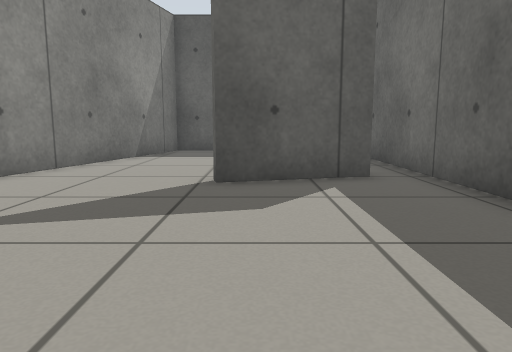
[1] (above)

16 first-person views from a walk through a world built for the Gazebo simulator. The camera is 0.5 m above the floor, tilts 8° down and sees 70° across. The floor is counted in squares, 0.5 m on a side. Each view is taken from the middle of a square. On the plan, view 1 faces up. The plan holds only what a view shows up to about 13 squares ahead; the rest is blank.

[2]
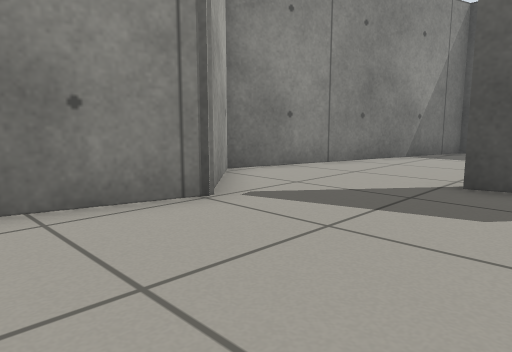

[3]
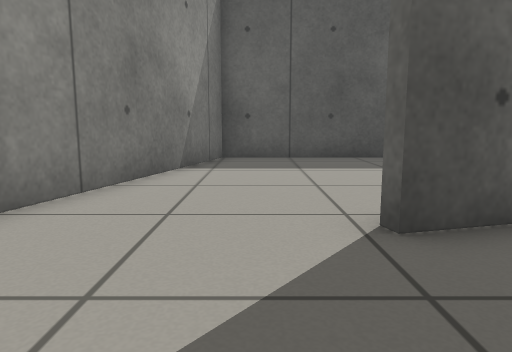

[4]
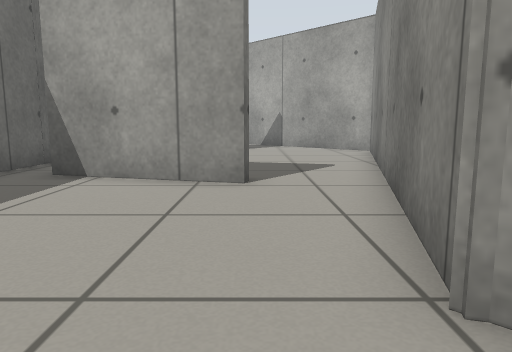

[5]
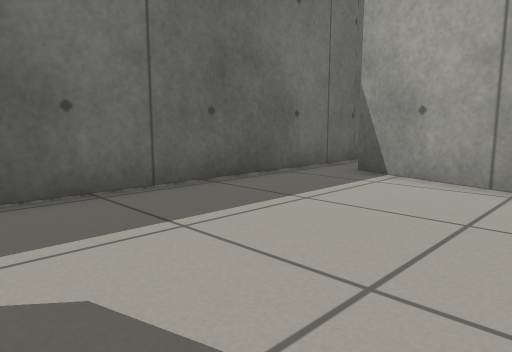

[6]
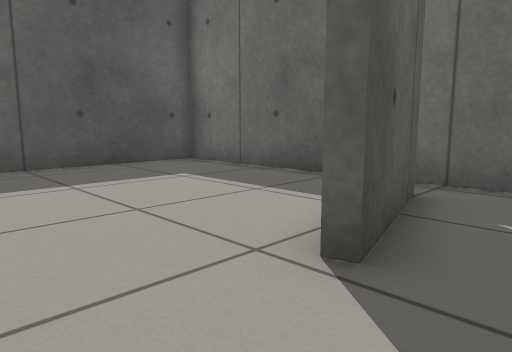

[7]
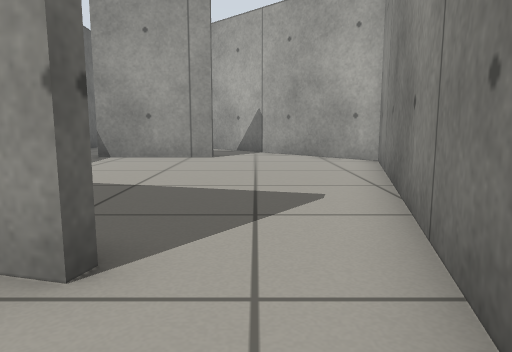

[8]
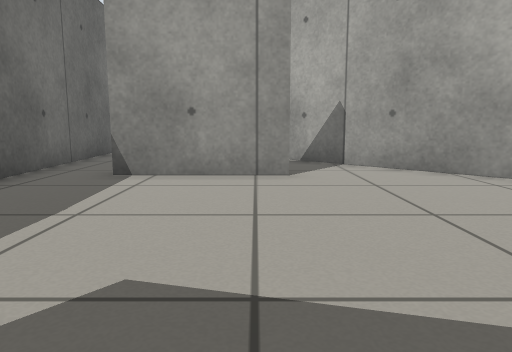

[9]
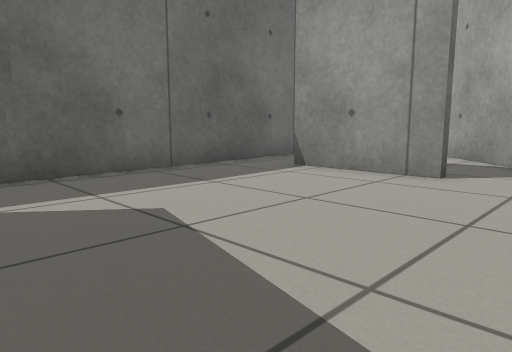

[10]
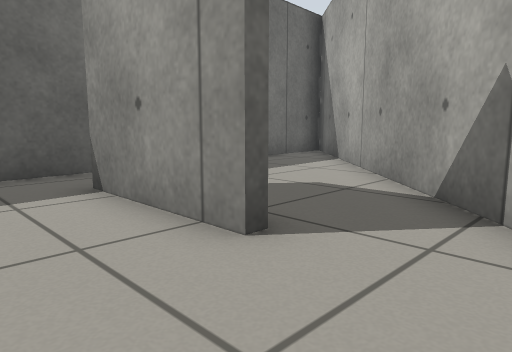

[11]
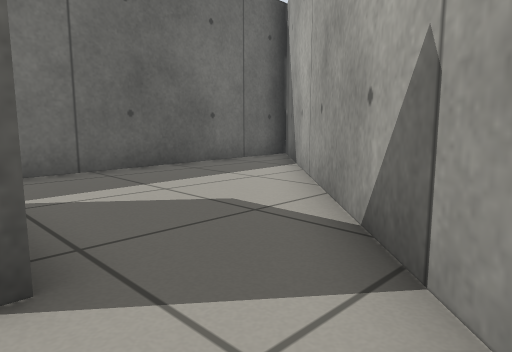

[12]
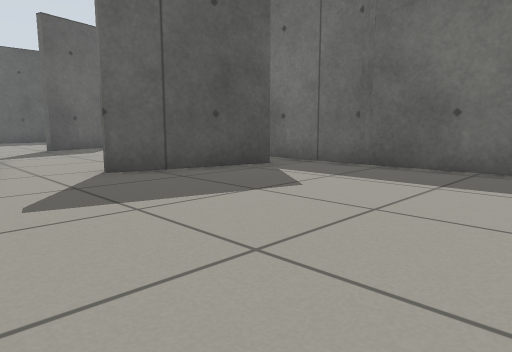

[13]
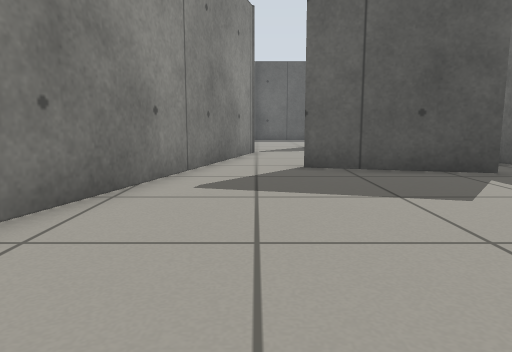

[14]
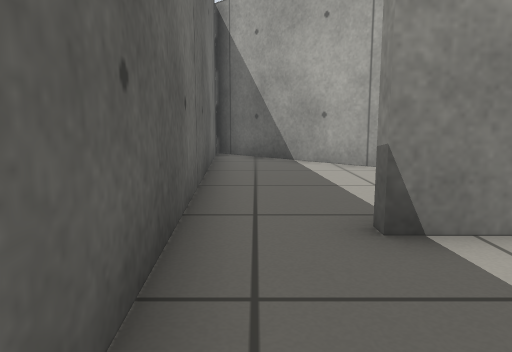

[15]
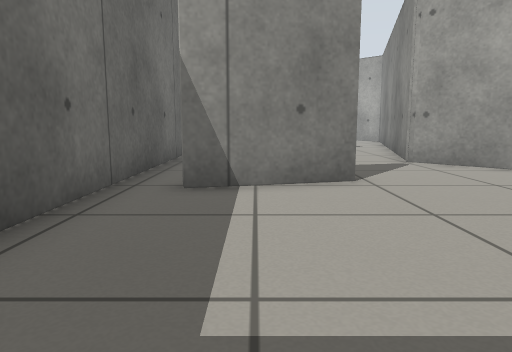

[16]
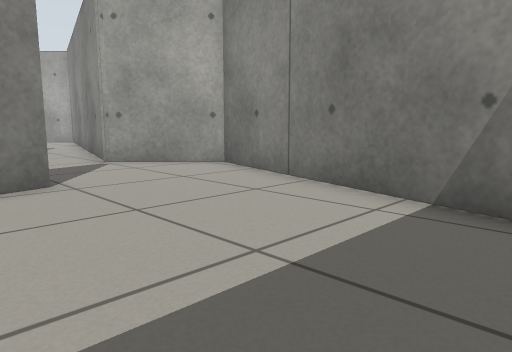

### Floor plan
Points are (right, up) in squares from view 1. A wall is a line through its corners. A room is listed if a view was taken in it or the views show most of it. See-through windows are left out.
Room 1 (views 1, 2, 3, 4, 5, 6, 7)
walls: (-1.9, -1.2) (2.1, -2.3); (2.3, 7.1) (-0.7, 6.2); (3.4, -2.6) (3.4, 7.1); (-5.4, 5.4) (-3.1, 3.2) (-4, -0.2)
ways out: opening at (-3, -1.5) to room 2; opening at (-2.5, 6.5) to room 3
Room 2 (views 8, 9, 10, 11, 12, 13, 14)
walls: (-1.7, -10.6) (-1.7, -10.2) (1.8, -10.2); (3.4, -4.6) (3.4, -2.6); (2, -2.5) (-1.9, -1.5); (3.8, -11.4) (3.4, -4.2); (-4, -0.2) (-6.4, -9.1) (-2.4, -13.1)
low walls: (1.8, -10.2) (1.8, -10.6)
ways out: opening at (-3, -1.5) to room 1; opening at (-2, -12) to room 4; opening at (3, -10.5) to room 4
Room 3 (views 15, 16)
walls: (-0.8, 6.5) (2.2, 7.3); (3.4, 7.1) (3.4, 14.1) (-3, 14.1) (-5.4, 5.4)
ways out: opening at (-2.5, 6.5) to room 1
Room 4 (no view inside)
walls: (-2.4, -13.1) (3, -18.5); (4.3, -18.6) (3.8, -11.4)
ways out: opening at (-2, -12) to room 2; opening at (3, -10.5) to room 2

Positions as (right, up) in squares from view 1, and headings:
1: (0, 0), facing up
2: (1, 0), facing up-left
3: (-2, 3), facing up
4: (-2, 5), facing down
5: (-2, 5), facing down-right
6: (-3, 5), facing up-right
7: (-3, 1), facing down
8: (-1, -3), facing down
9: (-4, -3), facing down-right
10: (-4, -8), facing down-right
11: (-4, -10), facing down-right
12: (-5, -9), facing up-right
13: (-3, -10), facing up
14: (3, -7), facing down
15: (1, 13), facing down
16: (1, 13), facing down-left
